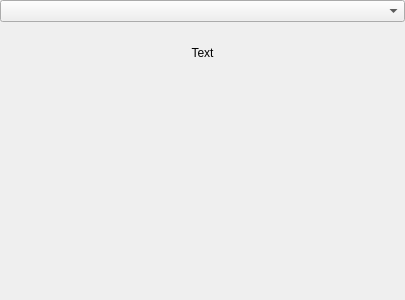
<?xml version="1.0" encoding="UTF-8"?>
<ui version="4.0">
 <class>PanelTextures</class>
 <widget class="QWidget" name="PanelTextures">
  <property name="geometry">
   <rect>
    <x>0</x>
    <y>0</y>
    <width>405</width>
    <height>300</height>
   </rect>
  </property>
  <property name="windowTitle">
   <string>Form</string>
  </property>
  <layout class="QGridLayout" name="gridLayout">
   <property name="leftMargin">
    <number>0</number>
   </property>
   <property name="topMargin">
    <number>0</number>
   </property>
   <property name="rightMargin">
    <number>0</number>
   </property>
   <property name="bottomMargin">
    <number>0</number>
   </property>
   <item row="0" column="0">
    <layout class="QVBoxLayout" name="verticalLayout" stretch="0,0,0,0,0,1">
     <item>
      <widget class="QComboBox" name="comboBox"/>
     </item>
     <item>
      <widget class="WidgetShowPicture" name="widgetWallPreview" native="true"/>
     </item>
     <item>
      <widget class="WidgetTilesetSelector" name="widgetTilesetSelector" native="true"/>
     </item>
     <item>
      <widget class="WidgetAutotilesSelector" name="widgetAutotilesSelector" native="true"/>
     </item>
     <item>
      <widget class="QLabel" name="labelInformation">
       <property name="font">
        <font>
         <weight>50</weight>
         <italic>false</italic>
         <bold>false</bold>
         <underline>false</underline>
         <strikeout>false</strikeout>
        </font>
       </property>
       <property name="text">
        <string>Text</string>
       </property>
       <property name="alignment">
        <set>Qt::AlignCenter</set>
       </property>
       <property name="wordWrap">
        <bool>true</bool>
       </property>
      </widget>
     </item>
     <item>
      <spacer name="verticalSpacer">
       <property name="orientation">
        <enum>Qt::Vertical</enum>
       </property>
       <property name="sizeHint" stdset="0">
        <size>
         <width>248</width>
         <height>38</height>
        </size>
       </property>
      </spacer>
     </item>
    </layout>
   </item>
  </layout>
 </widget>
 <customwidgets>
  <customwidget>
   <class>WidgetTilesetSelector</class>
   <extends>QWidget</extends>
   <header>widgettilesetselector.h</header>
   <container>1</container>
  </customwidget>
  <customwidget>
   <class>WidgetShowPicture</class>
   <extends>QWidget</extends>
   <header>widgetshowpicture.h</header>
   <container>1</container>
  </customwidget>
  <customwidget>
   <class>WidgetAutotilesSelector</class>
   <extends>QWidget</extends>
   <header>widgetautotilesselector.h</header>
   <container>1</container>
  </customwidget>
 </customwidgets>
 <resources/>
 <connections/>
</ui>
